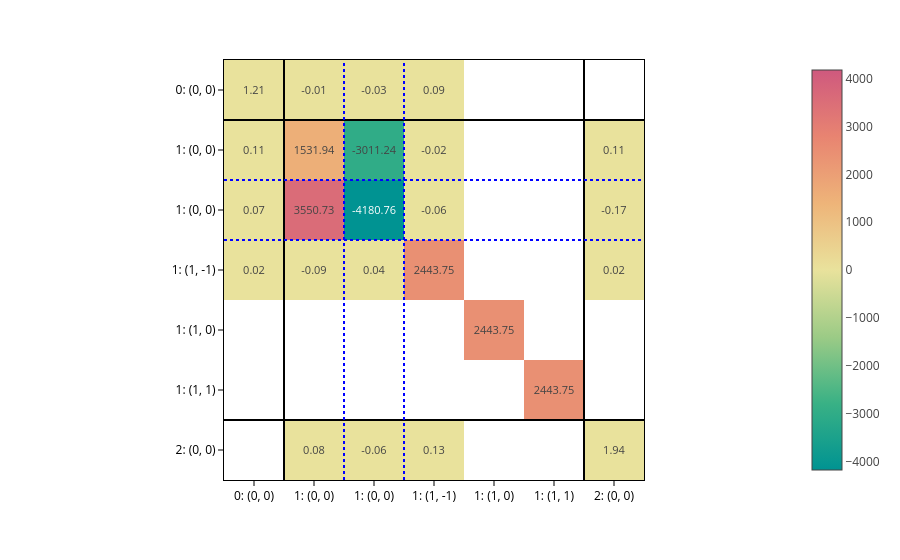

Notebook code for this chart:
### Markdown cell above
You can of course plot the predicted matrices:

### Code cell
matrix_rot = processor.matrix_from_data(data_rot, predictions=out_rot)

plot_basis_matrix(
    matrix_rot[0]*1e5,
    config1_rot,
    point_lines={"color": "black"},
    basis_lines={"color": "blue"},
    colorscale="temps",
    text=".2f",
    basis_labels=True,
).show()

### Figure 1 — Plotly figure (JSON) as saved in the notebook; plotly's stock layout.template omitted (floating-point values rounded to 4 significant figures)
{"data": [{"coloraxis": "coloraxis", "hovertemplate": "x: %{x}<br>y: %{y}<br>color: %{z}<extra></extra>", "name": "0", "texttemplate": "%{z:.2f}", "type": "heatmap", "xaxis": "x", "yaxis": "y", "z": [[1.21, -0.01216, -0.02849, 0.09387, null, null, null], [0.1131, 1532.0, -3011.0, -0.02229, null, null, 0.1068], [0.0744, 3551.0, -4181.0, -0.06306, null, null, -0.168], [0.01603, -0.09155, 0.04039, 2444.0, null, null, 0.02048], [null, null, null, null, 2444.0, null, null], [null, null, null, null, null, 2444.0, null], [null, 0.07691, -0.05702, 0.1263, null, null, 1.944]]}], "layout": {"coloraxis": {"cmid": 0, "colorscale": [[0, "rgb(0, 147, 146)"], [0.1667, "rgb(57, 177, 133)"], [0.3333, "rgb(156, 203, 134)"], [0.5, "rgb(233, 226, 156)"], [0.6667, "rgb(238, 180, 121)"], [0.8333, "rgb(232, 132, 113)"], [1, "rgb(207, 89, 126)"]]}, "margin": {"t": 60}, "shapes": [{"line": {"color": "black"}, "type": "line", "x0": 0, "x1": 1, "xref": "x domain", "y0": 0.5, "y1": 0.5, "yref": "y"}, {"line": {"color": "black"}, "type": "line", "x0": 0.5, "x1": 0.5, "xref": "x", "y0": 0, "y1": 1, "yref": "y domain"}, {"line": {"color": "black"}, "type": "line", "x0": 0, "x1": 1, "xref": "x domain", "y0": 5.5, "y1": 5.5, "yref": "y"}, {"line": {"color": "black"}, "type": "line", "x0": 5.5, "x1": 5.5, "xref": "x", "y0": 0, "y1": 1, "yref": "y domain"}, {"line": {"color": "blue", "dash": "dot"}, "type": "line", "x0": 0, "x1": 1, "xref": "x domain", "y0": 1.5, "y1": 1.5, "yref": "y"}, {"line": {"color": "blue", "dash": "dot"}, "type": "line", "x0": 1.5, "x1": 1.5, "xref": "x", "y0": 0, "y1": 1, "yref": "y domain"}, {"line": {"color": "blue", "dash": "dot"}, "type": "line", "x0": 0, "x1": 1, "xref": "x domain", "y0": 2.5, "y1": 2.5, "yref": "y"}, {"line": {"color": "blue", "dash": "dot"}, "type": "line", "x0": 2.5, "x1": 2.5, "xref": "x", "y0": 0, "y1": 1, "yref": "y domain"}], "xaxis": {"anchor": "y", "constrain": "domain", "domain": [0, 1], "scaleanchor": "y", "ticktext": ["0: (0, 0)", "1: (0, 0)", "1: (0, 0)", "1: (1, -1)", "1: (1, 0)", "1: (1, 1)", "2: (0, 0)"], "tickvals": [0, 1, 2, 3, 4, 5, 6]}, "yaxis": {"anchor": "x", "autorange": "reversed", "constrain": "domain", "domain": [0, 1], "ticktext": ["0: (0, 0)", "1: (0, 0)", "1: (0, 0)", "1: (1, -1)", "1: (1, 0)", "1: (1, 1)", "2: (0, 0)"], "tickvals": [0, 1, 2, 3, 4, 5, 6]}}}
